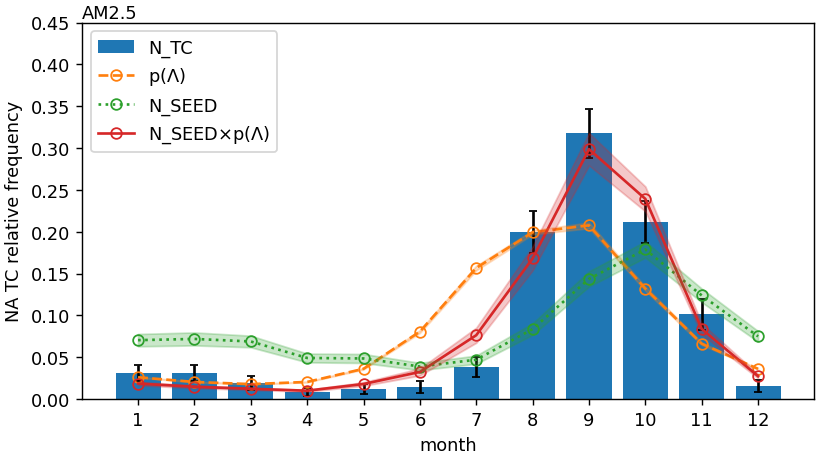

Write Python code to recreate this figure.
#!/usr/bin/env python
# Wenchang Yang (wenchang@princeton.edu)
# Fri May 29 16:26:38 EDT 2020
# v2 (2020-10-13): add AM2.5 and AM2.5C360
if __name__ == '__main__':
    from misc.timer import Timer
    tt = Timer(f'start {__file__}')
import sys, os.path, os, glob
import xarray as xr, numpy as np, pandas as pd
import matplotlib.pyplot as plt
#more imports
#
if __name__ == '__main__':
    tt.check('end import')
#
#start from here
basin = 'NA'
years = slice('1980', '2018')
seed_olife = 12
datafile = __file__.replace('.py', f'.{basin}.nc')
if os.path.exists(datafile):
    ds = xr.open_dataset(datafile)
    print('[loaded]:', datafile)
else:
    from AM2p5.data_ntc_cycle import get_cycle as get_cycle_floram
    from AM2p5.data_pTang_cycle import get_cycle as get_cycle_p_floram
    from AM2p5.data_nseed_cycle_rainy import get_cycle as get_cycle_nseed_floram
    from AM2p5.data_nseedxp_cycle_rainy import get_cycle as get_cycle_nseedxp_floram
    ds_ntc = get_cycle_floram(basin=basin, years=years)
    ds_p = get_cycle_p_floram(basin=basin, years=years)
    ds_nseed = get_cycle_nseed_floram(basin=basin, years=years).sel(life=seed_olife)
    ds_nseedxp = get_cycle_nseedxp_floram(basin=basin, years=years).sel(life=seed_olife)
    das = dict()
    for src,ds_ in zip(['ntc', 'p', 'nseed', 'nseedxp'], [ds_ntc, ds_p, ds_nseed, ds_nseedxp]):
        for vname in ('mclim', 'cim', 'sem'):
            key = '_'.join([src, vname])
            das[key] = ds_[vname]
    ds = xr.Dataset(das)
    ds.to_netcdf(datafile)
    print('[saved]:', datafile)
     
def wyplot(ax=None):
    if ax is None:
        fig,ax = plt.subplots()
    marker = 'o'
    fillstyle = 'none'
    alpha = 1/4

    labels2 = []
    # FLOR_AM TC
    ds_ = ds[['ntc_mclim', 'ntc_cim']].rename(ntc_mclim='mclim', ntc_cim='cim')
    ds_ = ds_/ds_.mclim.sum('month')
    label = 'N_TC'
    labels2.append(label)
    b1 = ax.bar(x='month', height='mclim', data=ds_, label=label)
    ax.errorbar(x='month', y='mclim', yerr='cim', capsize=2, ls='none', color='k', data=ds_, label=None)

    #FLOR_AM p
    ds_ = ds[['p_mclim', 'p_cim']].rename(p_mclim='mclim', p_cim='cim')
    ds_ = ds_/ds_.mclim.sum('month')
    label = 'p($\Lambda$)'
    labels2.append(label)
    color = 'C1'
    ls = '--'
    ds_['lower'] = ds_.mclim - ds_.cim
    ds_['upper'] = ds_.mclim + ds_.cim
    ax.fill_between(x='month', y1='lower', y2='upper', data=ds_, color=color, alpha=alpha, zorder=10)
    ln1 = ds_.mclim.plot(ax=ax, color=color, label=label, marker=marker, ls=ls, fillstyle=fillstyle)

    #FLOR_AM nseed
    ds_ = ds[['nseed_mclim', 'nseed_cim']].rename(nseed_mclim='mclim', nseed_cim='cim')
    ds_ = ds_/ds_.mclim.sum('month')
    label = 'N_SEED'
    labels2.append(label)
    color = 'C2'
    ls = ':'
    ds_['lower'] = ds_.mclim - ds_.cim
    ds_['upper'] = ds_.mclim + ds_.cim
    ax.fill_between(x='month', y1='lower', y2='upper', data=ds_, color=color, alpha=alpha, zorder=10)
    ln2 = ds_.mclim.plot(ax=ax, color=color, label=label, marker=marker, ls=ls, fillstyle=fillstyle)

    #FLOR_AM nseed x p
    ds_ = ds[['nseedxp_mclim', 'nseedxp_cim']].rename(nseedxp_mclim='mclim', nseedxp_cim='cim')
    ds_ = ds_/ds_.mclim.sum('month')
    label = 'N_SEED$\\times$p($\Lambda$)'
    labels2.append(label)
    ds_['lower'] = ds_.mclim - ds_.cim
    ds_['upper'] = ds_.mclim + ds_.cim
    ax.fill_between(x='month', y1='lower', y2='upper', data=ds_, color='C3', alpha=alpha, zorder=10)
    ln3 = ds_.mclim.plot(ax=ax, color='C3', label=label, marker=marker, fillstyle=fillstyle)
    # move the bar legend to the first (default is the last)
    handles, labels = ax.get_legend_handles_labels()
    handles = handles[-1:-2:-1] + handles[0:-1]
    labels = labels[-1:-2:-1] + labels[0:-1]
    ax.legend(handles, labels, loc='upper left')

    ylabel = f'{basin} TC relative frequency'
    ax.set_ylim(0, 0.45)
    ax.set_ylabel(ylabel)
    #ax.set_xlabel('month')
    ax.set_xticks(range(1,13))
    ax.set_title('')
    #ax.set_title('(c) AM2.5', loc=title_loc)
    ax.text(0,1, 'AM2.5', ha='left', va='bottom', transform=ax.transAxes)#, fontweight='bold')
    #ax.text(0,1, 'c ', ha='right', va='bottom', transform=ax.transAxes, fontweight='bold')

if __name__ == '__main__':
    from wyconfig import * #my plot settings
    wyplot()
    
    figname = __file__.replace('.py', '.png')
    if len(sys.argv) > 1 and sys.argv[1] == 'savefig':
        wysavefig(figname)

    tt.check(f'**Done**')
    plt.show()
    
